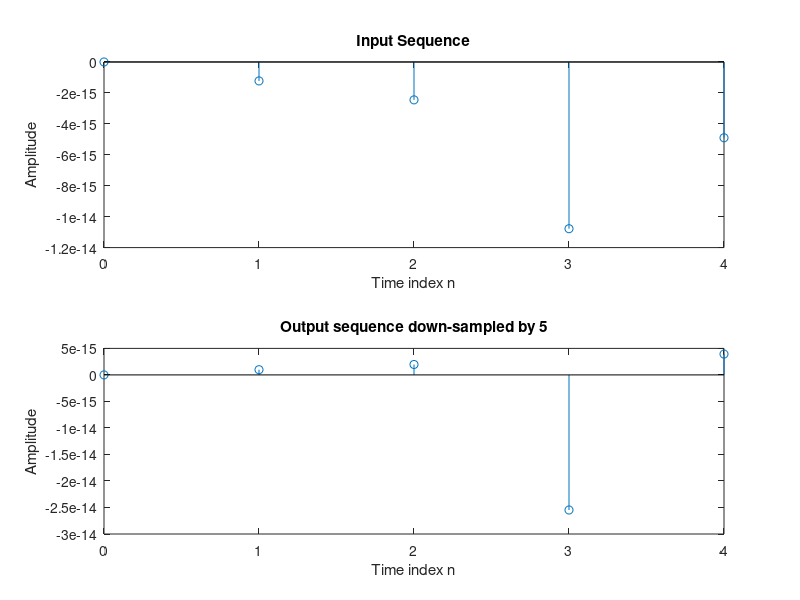

Write the MATLAB code that produced this figure.
% Down_Sampler_time.m
% Illustration of Down-Sampling by an Integer Factor
clf;
N = input('Output length = ');
M = input('Down-sampling Factor = ');
fo = input('Input signal frequency = ');
n = 0 : N - 1;
m = 0 : N*M - 1;
x = sin(2*pi*fo*m);
% Generate the down-sampled sequence
y = x([1 : M : length(x)]);
% Plot the input and the output sequences
subplot (2, 1, 1)
stem(n, x(1:N));
title('Input Sequence');
xlabel('Time index n'); ylabel('Amplitude');
subplot(2, 1, 2)
stem(n, y);
title(['Output sequence down-sampled by ', num2str(M)]);
ylabel('Amplitude'); xlabel('Time index n');

